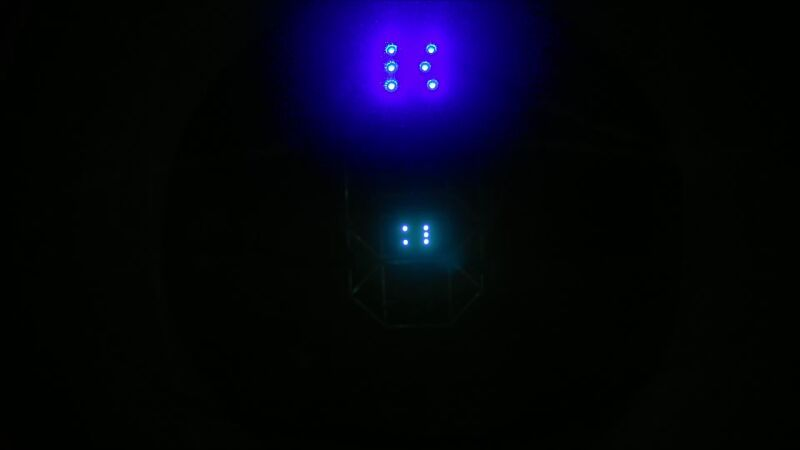
#> input picture pic/test.jpg, 800 x 450 px, found by its file name
$ python histogram_balanced.py
#> lines starting #> are read from the running program, lines starting #| are printed output that depends on the picture
import numpy as np
import cv2 as cv
from matplotlib import pyplot as plt


img = cv.imread('pic/test.jpg',0)
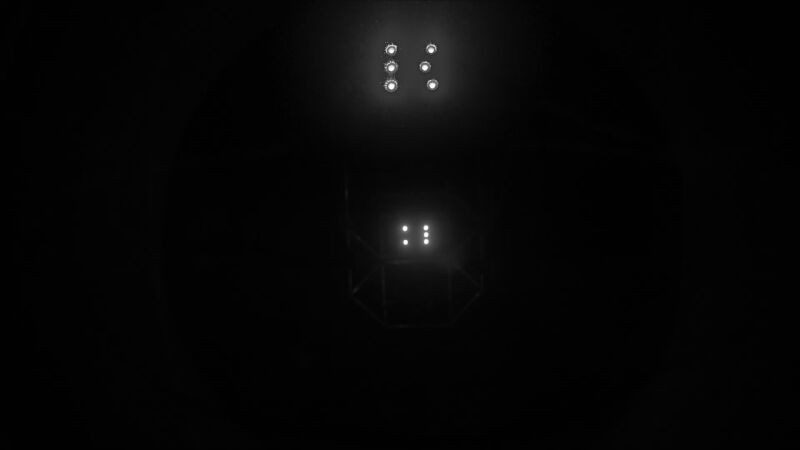
#> img: shape (450, 800); min 0, max 255, mean 5.6
# create a CLAHE object (Arguments are optional).
clahe = cv.createCLAHE(clipLimit=.5, tileGridSize=(3,3))
res1 = clahe.apply(img)
res2 = cv.equalizeHist(img)
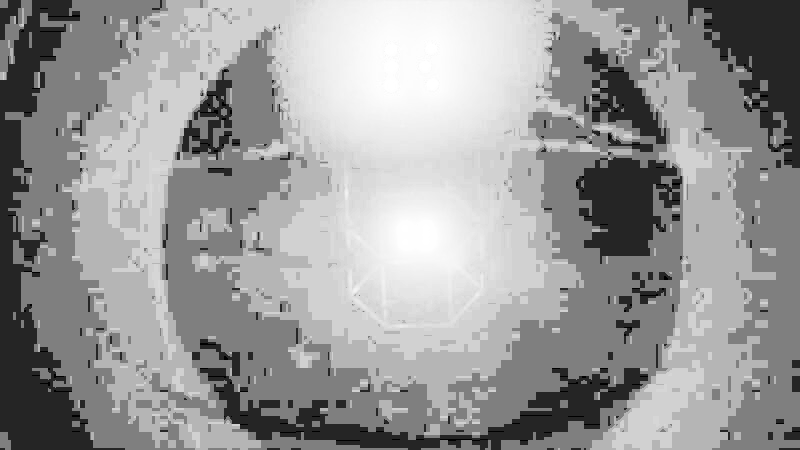
#> res2: shape (450, 800); min 0, max 255, mean 153

res = np.vstack((img,res1,res2))
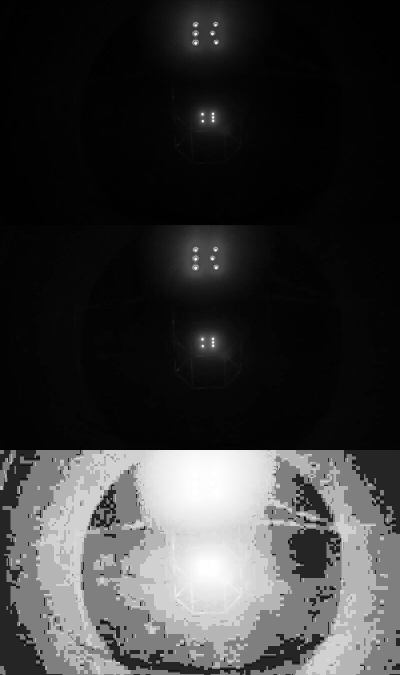
#> res: shape (1350, 800) (shown at 1/2 size); min 0, max 255, mean 55.8

plt.imshow(res,cmap=plt.cm.gray)

plt.show()

cv.imwrite('res/img_balanced.jpg',res)

$ run again, with pic/2.jpg copied over pic/test.jpg
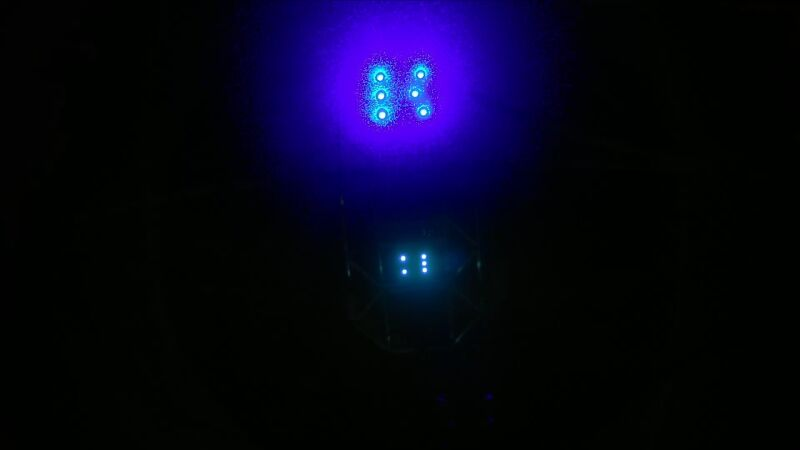
#> input picture pic/2.jpg, 800 x 450 px, found by its file name
#> `res2 = cv.equalizeHist(img)`:
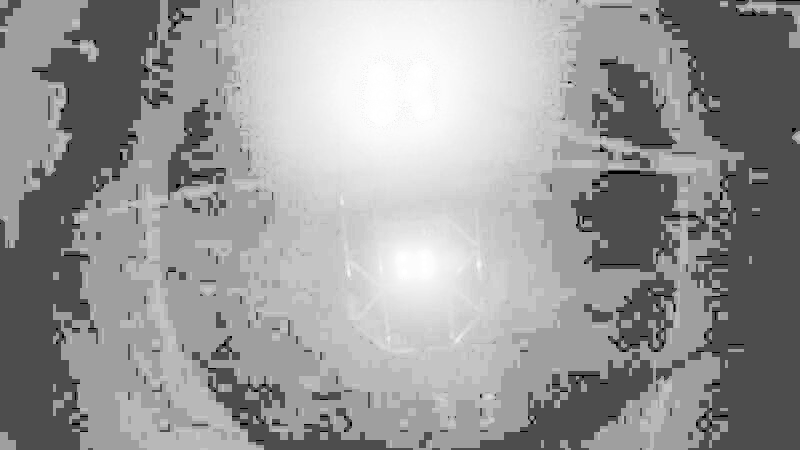
#> res2: shape (450, 800); min 0, max 255, mean 153.1
#> `res = np.vstack((img,res1,res2))`:
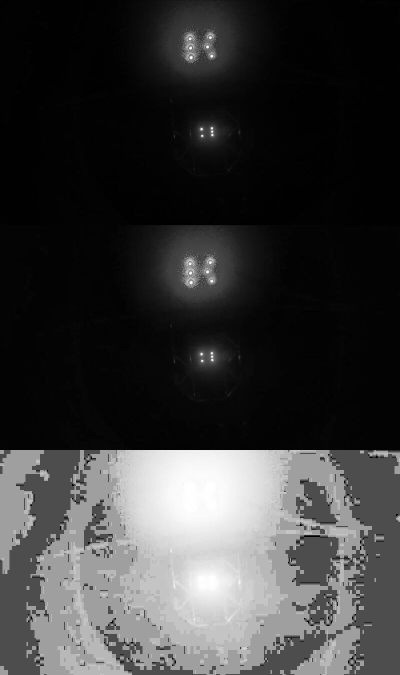
#> res: shape (1350, 800) (shown at 1/2 size); min 0, max 255, mean 57

$ run again, with pic/3.jpg copied over pic/test.jpg
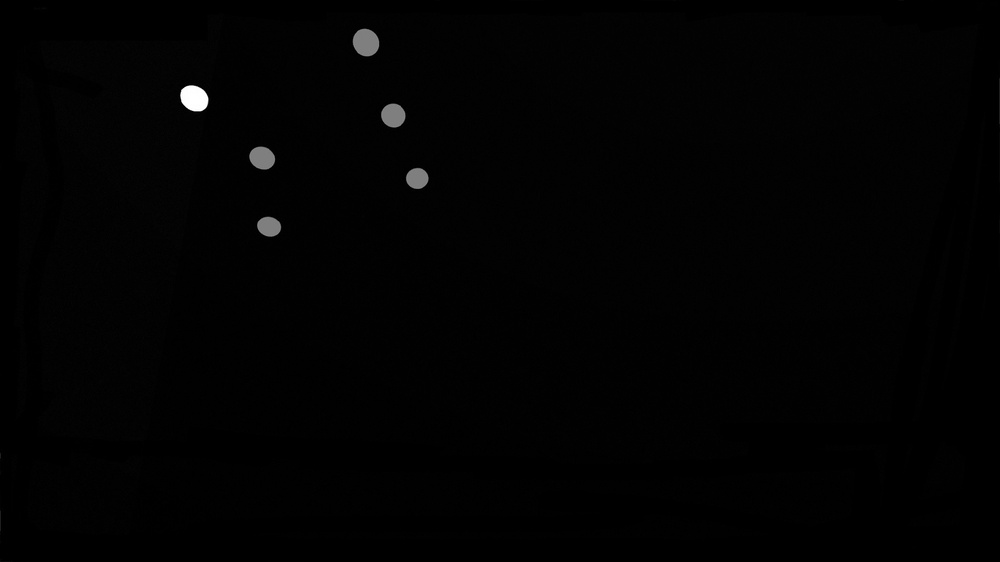
#> input picture pic/3.jpg, 1000 x 562 px, shrunk from 1920 x 1080 before the run, found by its file name
#> img is the input picture: shape (562, 1000); min 0, max 255, mean 2
#> `res2 = cv.equalizeHist(img)`:
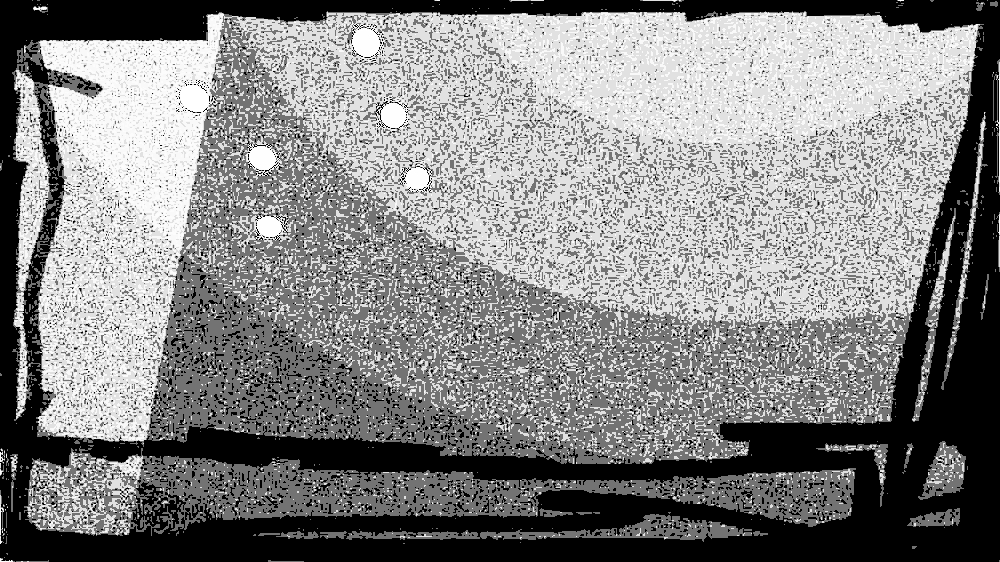
#> res2: shape (562, 1000); min 0, max 255, mean 131.4
#> `res = np.vstack((img,res1,res2))`:
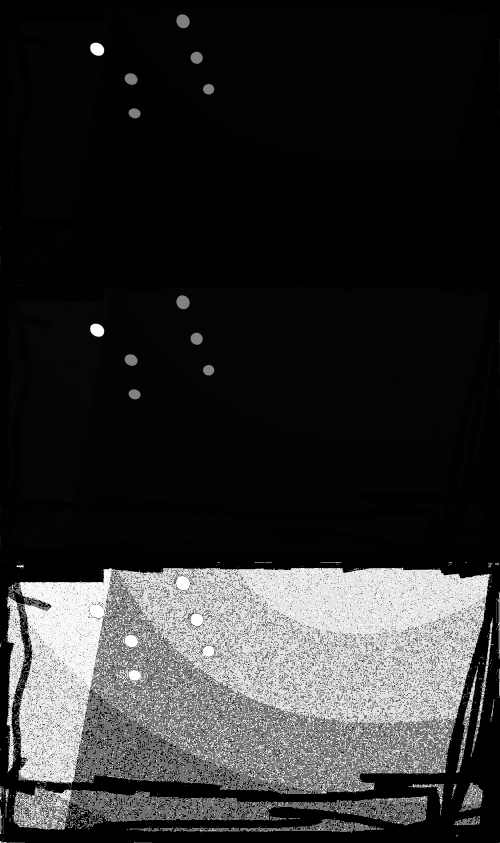
#> res: shape (1686, 1000) (shown at 1/2 size); min 0, max 255, mean 45.7
